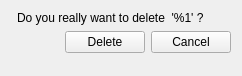
<?xml version="1.0" encoding="UTF-8"?>
<ui version="4.0">
 <class>picture_delete_form</class>
 <widget class="QWidget" name="picture_delete_form">
  <property name="windowModality">
   <enum>Qt::ApplicationModal</enum>
  </property>
  <property name="geometry">
   <rect>
    <x>0</x>
    <y>0</y>
    <width>242</width>
    <height>76</height>
   </rect>
  </property>
  <property name="windowTitle">
   <string>Delete tag</string>
  </property>
  <property name="windowIcon">
   <iconset resource="../configurator.qrc">
    <normaloff>:/images/picture.png</normaloff>:/images/picture.png</iconset>
  </property>
  <layout class="QFormLayout" name="formLayout">
   <property name="fieldGrowthPolicy">
    <enum>QFormLayout::AllNonFixedFieldsGrow</enum>
   </property>
   <item row="2" column="1">
    <widget class="QLabel" name="label_2">
     <property name="text">
      <string>Do you really want to delete  '%1' ?</string>
     </property>
     <property name="action" stdset="0">
      <string>PictureAttrRequest picture {id={main.id}}</string>
     </property>
     <property name="answer" stdset="0">
      <string>PictureAttrResult attr {picture {id={?}; caption{{1}}; info{{?}}}; tag[]{id={?}; {?}}}</string>
     </property>
    </widget>
   </item>
   <item row="3" column="1">
    <layout class="QHBoxLayout" name="horizontalLayout_2">
     <item>
      <spacer name="horizontalSpacer">
       <property name="orientation">
        <enum>Qt::Horizontal</enum>
       </property>
       <property name="sizeHint" stdset="0">
        <size>
         <width>40</width>
         <height>20</height>
        </size>
       </property>
      </spacer>
     </item>
     <item>
      <widget class="QPushButton" name="delete_2">
       <property name="enabled">
        <bool>true</bool>
       </property>
       <property name="text">
        <string>Delete</string>
       </property>
       <property name="action" stdset="0">
        <string notr="true">deletePicture picture {id={main.id}}</string>
       </property>
       <property name="datasignal:clicked" stdset="0">
        <string notr="true">picture</string>
       </property>
       <property name="form" stdset="0">
        <string>_CLOSE_</string>
       </property>
      </widget>
     </item>
     <item>
      <widget class="QPushButton" name="cancel">
       <property name="text">
        <string>Cancel</string>
       </property>
       <property name="form" stdset="0">
        <string notr="true">_CLOSE_</string>
       </property>
      </widget>
     </item>
    </layout>
   </item>
  </layout>
 </widget>
 <tabstops>
  <tabstop>delete_2</tabstop>
  <tabstop>cancel</tabstop>
 </tabstops>
 <resources>
  <include location="../configurator.qrc"/>
  <include location="../configurator.qrc"/>
 </resources>
 <connections/>
</ui>
